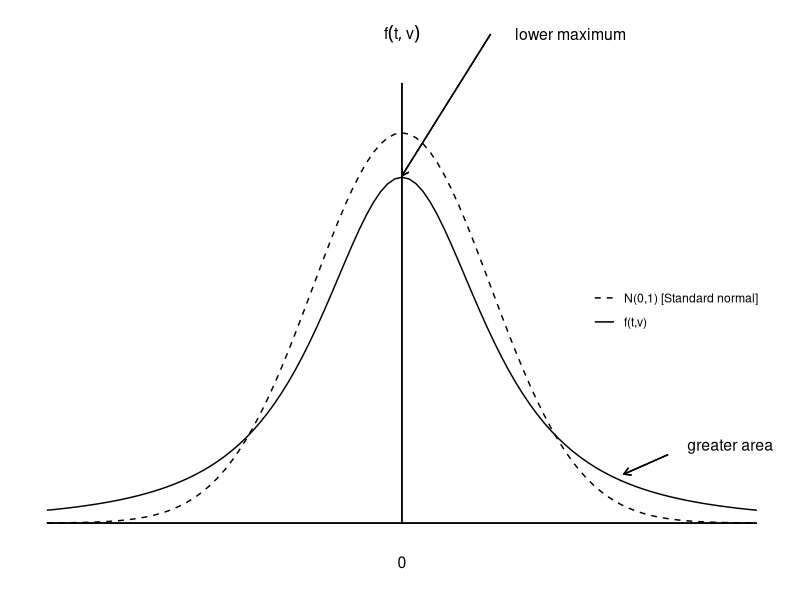

This figure's R source:
## ---- chunk 1
library(ggplot2)
library(grid)
norm <- ggplot(data.frame(x = c(-4, 4)), aes(x)) + stat_function(fun = dt, args=c(df=2),aes(linetype="solid")) +
  stat_function(fun=dnorm, aes(linetype="dashed")) +
  geom_segment(aes(x = 0, y = 0, xend = 0, yend = 0.45)) +
  geom_segment(aes(x = -4, y = 0, xend = 4, yend = 0)) +
  scale_linetype_manual(name="",labels=c("N(0,1) [Standard normal]","f(t,v)"),values=c("dashed","solid"))+
  theme(axis.title= element_blank(), panel.grid= element_blank(), 
             panel.background=element_blank(), axis.text = element_blank(), axis.ticks = element_blank(),legend.position=c(0.85,0.5))
norm + annotate("text", x = 0, y = 0.5, label = "f(t,v)", parse= TRUE, size = 4)  + 
  annotate('text',x = 0, y = -0.04, label = "0", size = 4)+
  geom_segment(aes(x=1,y=.5,xend=0,yend=0.355),arrow=arrow(length = unit(0.2,"cm")))+
  annotate('text',x=1.9,y=0.5,label="lower maximum",size=4) +
  geom_segment(aes(x=3,y=0.07,xend=2.5,yend=0.05),arrow=arrow(length = unit(0.2,"cm")))+
  annotate('text',x=3.7,y=0.08,label="greater area",size=4)   
